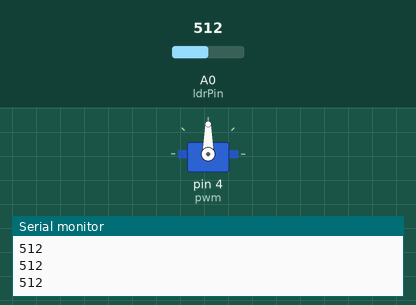
This sketch was run on a simulated Arduino Uno, built with avr-gcc and run on an emulated ATmega328P. On the bench: servo, the last lines printed to the serial monitor. The test bench sets the inputs (shaded band); at power-on: A0 (ldrPin) = 512.

Above: at 1.2 s.
1.3 s: A0 (ldrPin) set to 716
At 2.4 s:
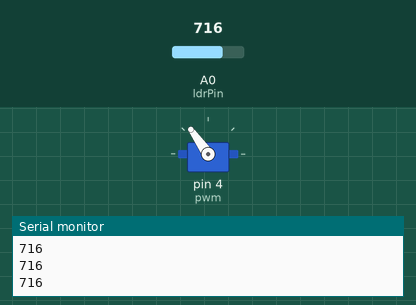
2.8 s: A0 (ldrPin) set to 900
At 3.8 s:
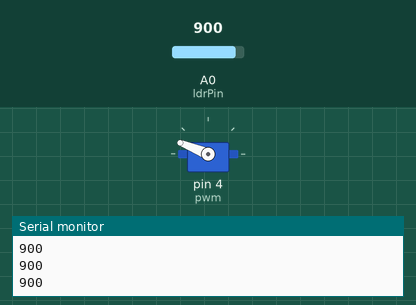
4.3 s: A0 (ldrPin) set to 1023
At 5.2 s:
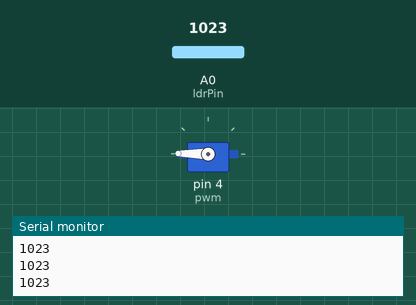
5.8 s: A0 (ldrPin) set to 306
At 6.5 s:
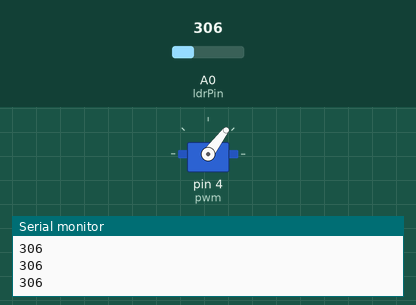
7.3 s: A0 (ldrPin) set to 122
At 7.9 s:
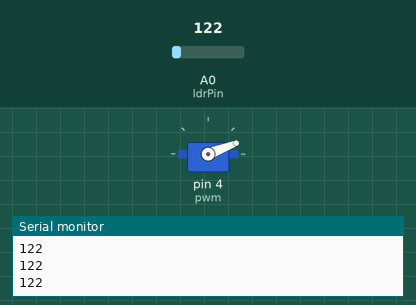
8.8 s: A0 (ldrPin) set to 0
At 9.3 s:
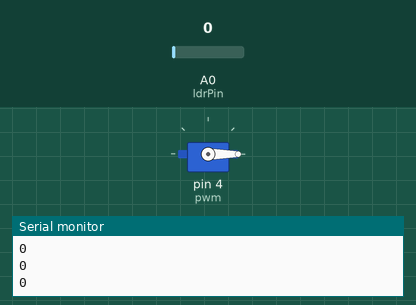
Timing chart, 0 to 11.3 s (numbered marks = the images above; inputs shaded):
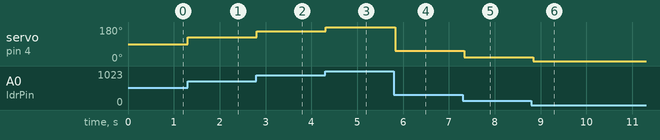

The sketch:

ldrplusservo.ino
```cpp
#include <Servo.h>
Servo myservo;
int pwm = 4;
int ldrPin = A0;
int analogValue = 0;

void setup() {
Serial.begin(9600);
myservo.attach(pwm);
myservo.write(90);
}

void loop() {
analogValue = analogRead(ldrPin);
Serial.println(analogValue);
int pwmOut = map(analogValue, 0, 1024, 0, 180);
myservo.write(pwmOut);
delay(100);
}
```

Measured:
- after the input at 1.3 s, servo on pin 4 (pwm): 90° → 125° at once
- after the input at 2.8 s, servo on pin 4 (pwm): 125° → 158° at once
- after the input at 4.3 s, servo on pin 4 (pwm): 158° → 179° at once
- after the input at 5.8 s, servo on pin 4 (pwm): 179° → 53° at once
- after the input at 7.3 s, servo on pin 4 (pwm): 53° → 21° at once
- after the input at 8.8 s, servo on pin 4 (pwm): 21° → 0° at once
